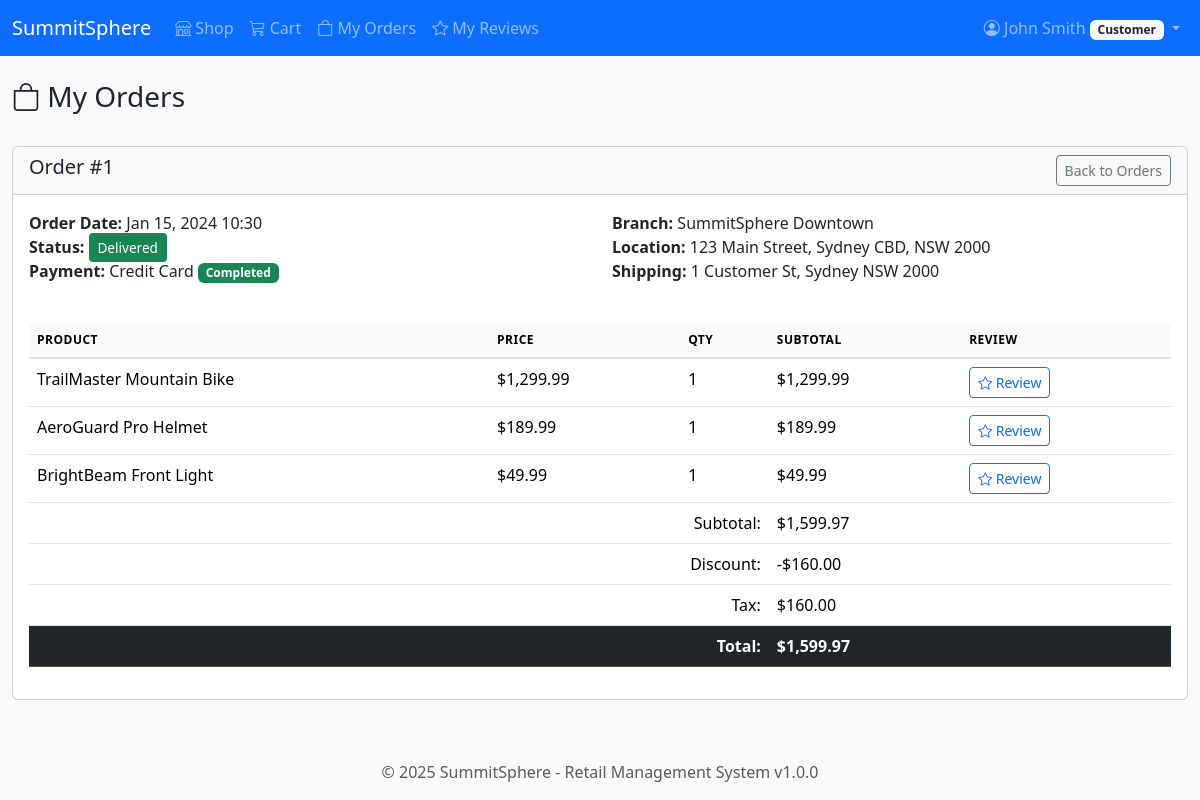
Page /php/views/customer/orders.php?view=1 (signed in) on the committed database.
### tables this page shows
CREATE TABLE customer_order (
    order_id INT PRIMARY KEY AUTO_INCREMENT,
    customer_id INT NOT NULL,
    branch_id INT NOT NULL,
    employee_id INT,
    order_date TIMESTAMP DEFAULT CURRENT_TIMESTAMP,
    status ENUM('Pending', 'Processing', 'Shipped', 'Delivered', 'Cancelled', 'Refunded') DEFAULT 'Pending',
    subtotal DECIMAL(12, 2) NOT NULL DEFAULT 0.00,
    tax_amount DECIMAL(10, 2) DEFAULT 0.00,
    discount_amount DECIMAL(10, 2) DEFAULT 0.00,
    total_amount DECIMAL(12, 2) NOT NULL DEFAULT 0.00,
    shipping_address VARCHAR(255),
    notes TEXT,
    created_at TIMESTAMP DEFAULT CURRENT_TIMESTAMP,
    updated_at TIMESTAMP DEFAULT CURRENT_TIMESTAMP ON UPDATE CURRENT_TIMESTAMP,
    FOREIGN KEY (customer_id) REFERENCES customer(customer_id) ON DELETE RESTRICT ON UPDATE CASCADE,
    FOREIGN KEY (branch_id) REFERENCES branch(branch_id) ON DELETE RESTRICT ON UPDATE CASCADE,
    FOREIGN KEY (employee_id) REFERENCES employee(employee_id) ON DELETE SET NULL ON UPDATE CASCADE,
    INDEX idx_order_customer (customer_id),
    INDEX idx_order_branch (branch_id),
    INDEX idx_order_status (status),
    INDEX idx_order_date (order_date)
);

CREATE TABLE payment (
    payment_id INT PRIMARY KEY AUTO_INCREMENT,
    order_id INT NOT NULL,
    payment_date TIMESTAMP DEFAULT CURRENT_TIMESTAMP,
    amount DECIMAL(12, 2) NOT NULL,
    payment_method ENUM('Cash', 'Credit Card', 'Debit Card', 'PayPal', 'Bank Transfer', 'Other') NOT NULL,
    status ENUM('Pending', 'Completed', 'Failed', 'Refunded') DEFAULT 'Pending',
    transaction_reference VARCHAR(100),
    notes TEXT,
    created_at TIMESTAMP DEFAULT CURRENT_TIMESTAMP,
    updated_at TIMESTAMP DEFAULT CURRENT_TIMESTAMP ON UPDATE CURRENT_TIMESTAMP,
    FOREIGN KEY (order_id) REFERENCES customer_order(order_id) ON DELETE RESTRICT ON UPDATE CASCADE,
    INDEX idx_payment_order (order_id),
    INDEX idx_payment_status (status),
    INDEX idx_payment_date (payment_date)
);

CREATE TABLE branch (
    branch_id INT PRIMARY KEY AUTO_INCREMENT,
    name VARCHAR(100) NOT NULL,
    location VARCHAR(255) NOT NULL,
    contact_phone VARCHAR(20),
    email VARCHAR(100),
    opening_hour TIME DEFAULT '09:00:00',
    closing_hour TIME DEFAULT '21:00:00',
    created_at TIMESTAMP DEFAULT CURRENT_TIMESTAMP,
    updated_at TIMESTAMP DEFAULT CURRENT_TIMESTAMP ON UPDATE CURRENT_TIMESTAMP,
    is_active BOOLEAN DEFAULT TRUE,
    INDEX idx_branch_location (location),
    INDEX idx_branch_active (is_active)
);

CREATE TABLE order_item (
    order_item_id INT PRIMARY KEY AUTO_INCREMENT,
    order_id INT NOT NULL,
    product_id INT NOT NULL,
    quantity INT NOT NULL DEFAULT 1,
    unit_price DECIMAL(10, 2) NOT NULL,
    discount_percent DECIMAL(5, 2) DEFAULT 0.00,
    subtotal DECIMAL(12, 2) NOT NULL,
    created_at TIMESTAMP DEFAULT CURRENT_TIMESTAMP,
    FOREIGN KEY (order_id) REFERENCES customer_order(order_id) ON DELETE CASCADE ON UPDATE CASCADE,
    FOREIGN KEY (product_id) REFERENCES product(product_id) ON DELETE RESTRICT ON UPDATE CASCADE,
    INDEX idx_orderitem_order (order_id),
    INDEX idx_orderitem_product (product_id)
);

CREATE TABLE product (
    product_id INT PRIMARY KEY AUTO_INCREMENT,
    category_id INT NOT NULL,
    supplier_id INT NOT NULL,
    name VARCHAR(150) NOT NULL,
    description TEXT,
    sku VARCHAR(50) UNIQUE NOT NULL,
    unit_price DECIMAL(10, 2) NOT NULL,
    cost_price DECIMAL(10, 2),
    weight DECIMAL(8, 2),
    dimensions VARCHAR(50),
    image_url VARCHAR(255),
    created_at TIMESTAMP DEFAULT CURRENT_TIMESTAMP,
    updated_at TIMESTAMP DEFAULT CURRENT_TIMESTAMP ON UPDATE CURRENT_TIMESTAMP,
    is_active BOOLEAN DEFAULT TRUE,
    FOREIGN KEY (category_id) REFERENCES category(category_id) ON DELETE RESTRICT ON UPDATE CASCADE,
    FOREIGN KEY (supplier_id) REFERENCES supplier(supplier_id) ON DELETE RESTRICT ON UPDATE CASCADE,
    INDEX idx_product_category (category_id),
    INDEX idx_product_supplier (supplier_id),
    INDEX idx_product_sku (sku),
    INDEX idx_product_active (is_active),
    INDEX idx_product_price (unit_price)
);

### php/config/config.php (called while the page is built, shortened)
<?php
function isLoggedIn() {
    return isset($_SESSION['user_id']) && !empty($_SESSION['user_id']);
}
function hasRole($role) {
    return isset($_SESSION['role']) && $_SESSION['role'] === $role;
}
function formatCurrency($amount) {
    return '$' . number_format($amount, 2);
}
function formatDateTime($datetime) {
    return date('M d, Y H:i', strtotime($datetime));
}

### php/views/customer/orders.php (the view, shortened to what this page needs)
<?php
require_once '../../config/config.php';
$db = new Database();
$conn = $db->getConnection();
$customerId = $_SESSION['customer_id'];
$viewOrder = null;
$orderItems = [];
if (isset($_GET['view'])) {
    $stmt = $conn->prepare("SELECT co.*, b.name AS branch_name, b.location, p.payment_method, p.status AS payment_status
                            FROM customer_order co
                            JOIN branch b ON co.branch_id = b.branch_id
                            LEFT JOIN payment p ON co.order_id = p.order_id
                            WHERE co.order_id = ? AND co.customer_id = ?");
    $stmt->execute([$_GET['view'], $customerId]);
    $viewOrder = $stmt->fetch();
    if ($viewOrder) {
        $stmt = $conn->prepare("SELECT oi.*, p.name AS product_name, p.sku
                                FROM order_item oi
                                JOIN product p ON oi.product_id = p.product_id
                                WHERE oi.order_id = ?");
        $stmt->execute([$_GET['view']]);
        $orderItems = $stmt->fetchAll();
    }
}
include '../../includes/header.php';
?>
<div class="row mb-4">
    <div class="col">
        <h1 class="h3"><i class="bi bi-bag"></i> My Orders</h1>
    </div>
</div>
<?php if ($viewOrder): ?>
<div class="card">
    <div class="card-header d-flex justify-content-between">
        <h5 class="mb-0">Order #<?php echo $viewOrder['order_id']; ?></h5>
        <a href="orders.php" class="btn btn-outline-secondary btn-sm">Back to Orders</a>
    </div>
    <div class="card-body">
        <div class="row mb-4">
            <div class="col-md-6">
                <p>
                    <strong>Order Date:</strong> <?php echo formatDateTime($viewOrder['order_date']); ?><br>
                    <strong>Status:</strong>
                    <span class="order-status <?php echo strtolower($viewOrder['status']); ?>">
                        <?php echo $viewOrder['status']; ?>
                    </span><br>
                    <strong>Payment:</strong>
                    <?php echo $viewOrder['payment_method'] ?? 'N/A'; ?>
                    <span class="badge bg-<?php echo $viewOrder['payment_status'] === 'Completed' ? 'success' : 'warning'; ?>">
                        <?php echo $viewOrder['payment_status'] ?? 'Pending'; ?>
                    </span>
                </p>
            </div>
            <div class="col-md-6">
                <p>
                    <strong>Branch:</strong> <?php echo htmlspecialchars($viewOrder['branch_name']); ?><br>
                    <strong>Location:</strong> <?php echo htmlspecialchars($viewOrder['location']); ?><br>
                    <strong>Shipping:</strong> <?php echo htmlspecialchars($viewOrder['shipping_address']); ?>
                </p>
            </div>
        </div>
        <table class="table">
            <thead>
                <tr>
                    <th>Product</th>
                    <th>Price</th>
                    <th>Qty</th>
                    <th>Subtotal</th>
                    <th>Review</th>
                </tr>
            </thead>
            <tbody>
                <?php foreach ($orderItems as $item): ?>
                <tr>
                    <td><?php echo htmlspecialchars($item['product_name']); ?></td>
                    <td><?php echo formatCurrency($item['unit_price']); ?></td>
                    <td><?php echo $item['quantity']; ?></td>
                    <td><?php echo formatCurrency($item['subtotal']); ?></td>
                    <td>
                        <?php if ($viewOrder['status'] === 'Delivered'): ?>
                        <a href="reviews.php?product=<?php echo $item['product_id']; ?>&order=<?php echo $viewOrder['order_id']; ?>"
                           class="btn btn-sm btn-outline-primary">
                            <i class="bi bi-star"></i> Review
                        </a>
                        <?php endif; ?>
                    </td>
                </tr>
                <?php endforeach; ?>
            </tbody>
            <tfoot>
                <tr>
                    <td colspan="3" class="text-end">Subtotal:</td>
                    <td><?php echo formatCurrency($viewOrder['subtotal']); ?></td>
                    <td></td>
                </tr>
                <tr>
                    <td colspan="3" class="text-end">Discount:</td>
                    <td>-<?php echo formatCurrency($viewOrder['discount_amount']); ?></td>
                    <td></td>
                </tr>
                <tr>
                    <td colspan="3" class="text-end">Tax:</td>
                    <td><?php echo formatCurrency($viewOrder['tax_amount']); ?></td>
                    <td></td>
                </tr>
                <tr class="table-dark">
                    <td colspan="3" class="text-end"><strong>Total:</strong></td>
                    <td><strong><?php echo formatCurrency($viewOrder['total_amount']); ?></strong></td>
                    <td></td>
                </tr>
            </tfoot>
        </table>
    </div>
</div>
<?php endif; ?>
<?php include '../../includes/footer.php'; ?>

### php/includes/header.php (shortened to what this page needs)
<?php
require_once dirname(__DIR__) . '/config/config.php';
?>
<!DOCTYPE html>
<html lang="en">
<head>
    <link href="https://cdn.jsdelivr.net/npm/bootstrap@5.3.2/dist/css/bootstrap.min.css" rel="stylesheet">
    <link href="https://cdn.jsdelivr.net/npm/bootstrap-icons@1.11.1/font/bootstrap-icons.css" rel="stylesheet">
    <link href="<?php echo APP_URL; ?>/assets/css/style.css" rel="stylesheet">
</head>
<body>
    <?php if (isLoggedIn()): ?>
    <nav class="navbar navbar-expand-lg navbar-dark bg-primary">
        <div class="container-fluid">
            <a class="navbar-brand" href="<?php echo APP_URL; ?>/dashboard.php">
                <i class="bi bi-mountain"></i> <?php echo APP_NAME; ?>
            </a>
            <div class="collapse navbar-collapse" id="navbarNav">
                <ul class="navbar-nav me-auto">
                    <?php if (hasRole(ROLE_CUSTOMER)): ?>
                    <li class="nav-item">
                        <a class="nav-link" href="<?php echo APP_URL; ?>/views/customer/products.php">
                            <i class="bi bi-shop"></i> Shop
                        </a>
                    </li>
                    <li class="nav-item">
                        <a class="nav-link" href="<?php echo APP_URL; ?>/views/customer/cart.php">
                            <i class="bi bi-cart3"></i> Cart
                        </a>
                    </li>
                    <li class="nav-item">
                        <a class="nav-link" href="<?php echo APP_URL; ?>/views/customer/orders.php">
                            <i class="bi bi-bag"></i> My Orders
                        </a>
                    </li>
                    <li class="nav-item">
                        <a class="nav-link" href="<?php echo APP_URL; ?>/views/customer/reviews.php">
                            <i class="bi bi-star"></i> My Reviews
                        </a>
                    </li>
                    <?php endif; ?>
                </ul>
                <ul class="navbar-nav">
                    <li class="nav-item dropdown">
                        <a class="nav-link dropdown-toggle" href="#" data-bs-toggle="dropdown">
                            <i class="bi bi-person-circle"></i>
                            <?php echo htmlspecialchars($_SESSION['full_name']); ?>
                            <span class="badge bg-light text-dark"><?php echo $_SESSION['role']; ?></span>
                        </a>
                    </li>
                </ul>
            </div>
        </div>
    </nav>
    <?php endif; ?>
    <main class="<?php echo isLoggedIn() ? 'container-fluid py-4' : ''; ?>">

### php/includes/footer.php (shortened to what this page needs)
    </main>
    <?php if (isLoggedIn()): ?>
    <footer class="footer mt-auto py-3 bg-light">
        <div class="container text-center">
            <span class="text-muted">
                &copy; <?php echo date('Y'); ?> <?php echo APP_NAME; ?> - Retail Management System v<?php echo APP_VERSION; ?>
            </span>
        </div>
    </footer>
    <?php endif; ?>
</body>
</html>

### php/assets/css/style.css (style rules this page uses)
:root { --primary-color: #0d6efd; --secondary-color: #6c757d; --success-color: #198754; --danger-color: #dc3545; --warning-color: #ffc107; --info-color: #0dcaf0; }
body { min-height: 100vh; display: flex; flex-direction: column; background-color: #f8f9fa; }
main { flex: 1; }
.table thead th { background-color: #f8f9fa; border-bottom: 2px solid #dee2e6; font-weight: 600; text-transform: uppercase; font-size: 0.75rem; letter-spacing: 0.5px; }
.order-status { padding: 0.35em 0.65em; border-radius: 0.25rem; font-weight: 500; font-size: 0.85rem; }
.order-status.delivered { background-color: #198754; color: white; }

### rows in the picture
customer_order: order_id "1", order_date "Jan 15, 2024 10:30", status "Delivered", payment.payment_method "Credit Card", payment.status "Completed", branch.name "SummitSphere Downtown", branch.location "123 Main Street, Sydney CBD, NSW 2000", shipping_address "1 Customer St, Sydney NSW 2000", subtotal "$1,599.97", discount_amount "$160.00", tax_amount "$160.00", total_amount "$1,599.97"
order_item: product.name "TrailMaster Mountain Bike", unit_price "$1,299.99", quantity "1", subtotal "$1,299.99"
order_item: product.name "AeroGuard Pro Helmet", unit_price "$189.99", quantity "1", subtotal "$189.99"
order_item: product.name "BrightBeam Front Light", unit_price "$49.99", quantity "1", subtotal "$49.99"

### other values in the picture
APP_NAME "SummitSphere"
$_SESSION['full_name'] "John Smith"
$_SESSION['role'] "Customer"
APP_VERSION "1.0.0"
